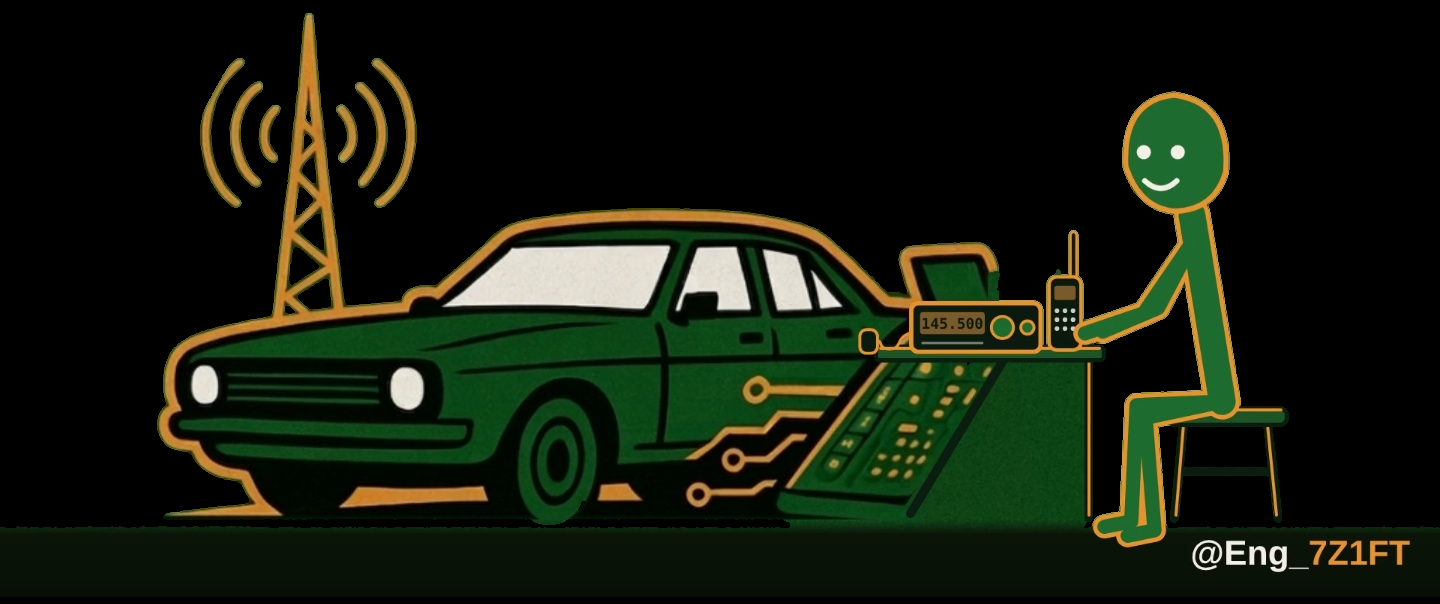
#> input picture stickman/assets/user_scene_ref.png, 1440 x 604 px
$ python make_user_cutout.py
#> lines starting #> are read from the running program, lines starting #| are printed output that depends on the picture; after the words box and inside, x2 and y2 are one past the last pixel; in counts of white or black regions, pixels touching at a corner belong together
"""Scene layer from the user's approved image (assets/user_scene_ref.png, = stage*0.75 cropped at y=275):
remove the character, stool, handheld and the broken laptop lid (redrawn in scene.js)."""
import cv2, numpy as np
im = cv2.imread('assets/user_scene_ref.png', cv2.IMREAD_UNCHANGED)
#> im is the input picture: shape (604, 1440, 4); mean B, G, R, A 13.4, 27.8, 20.8, 114.9
a = im[..., 3].copy()
a[:528, 1092:] = 0                     # character + stool
a[222:353, 1040:1092] = 0              # handheld
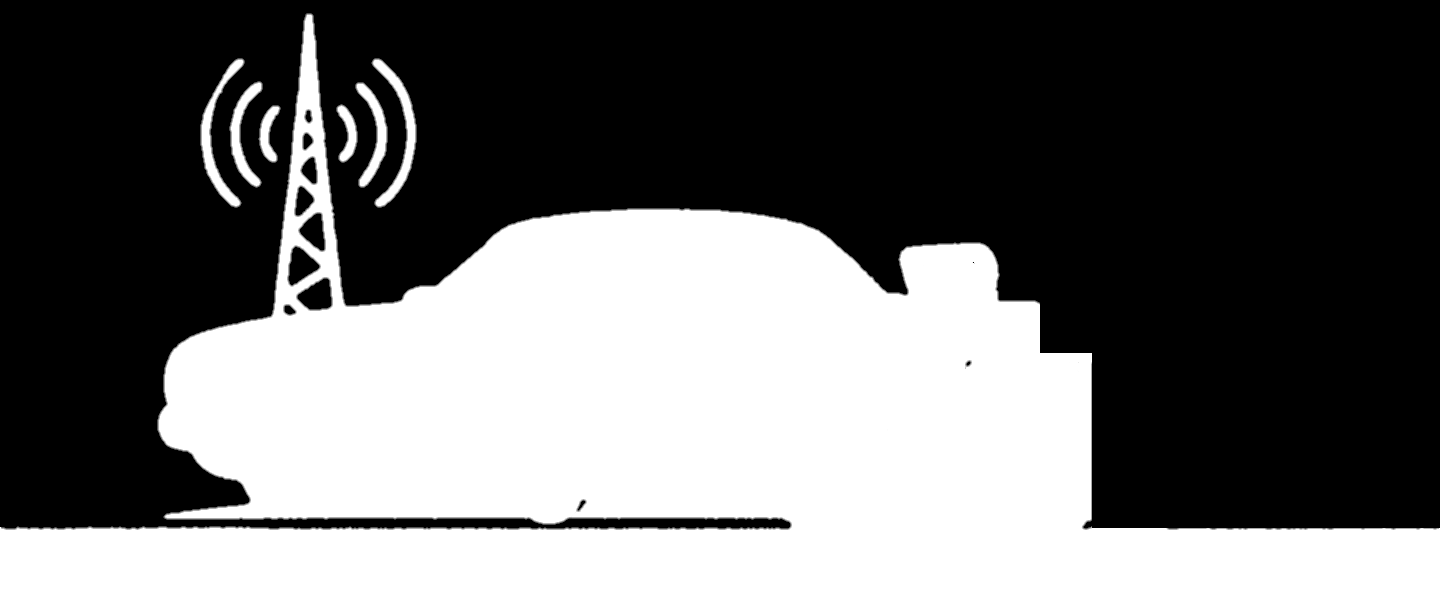
#> a: shape (604, 1440); min 0, max 255, mean 104.6
lid = np.array([[1192,586],[1330,584],[1362,752],[1252,768],[1222,690],[1212,640]], np.float32)
lid = ((lid - [0, 275]) * 0.75).astype(np.int32)                       # stage -> image coords
m = np.zeros(a.shape, np.uint8); cv2.fillPoly(m, [lid], 255); a[m > 0] = 0
#> after `cv2.fillPoly(m, [lid], 255)`:
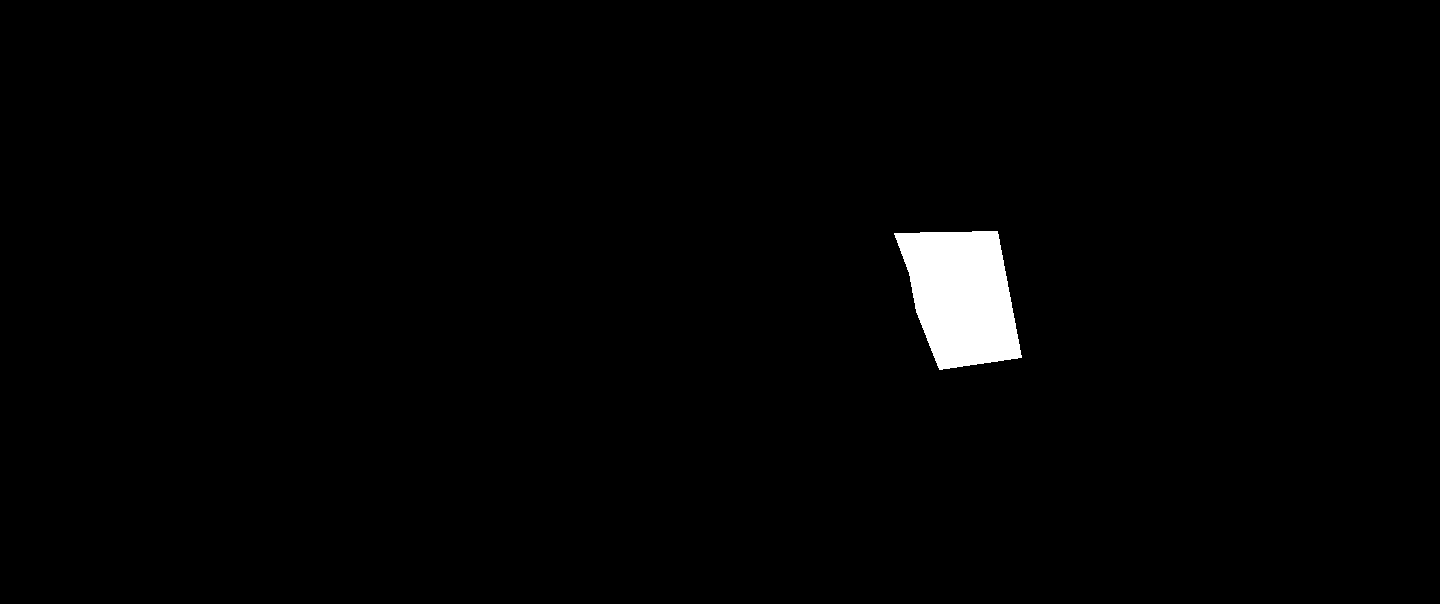
#> m: shape (604, 1440); 1.5% white; 1 white region, box (x1, y1, x2, y2) and area: (894, 231, 1022, 370) 12701
#> after `a[m > 0] = 0`:
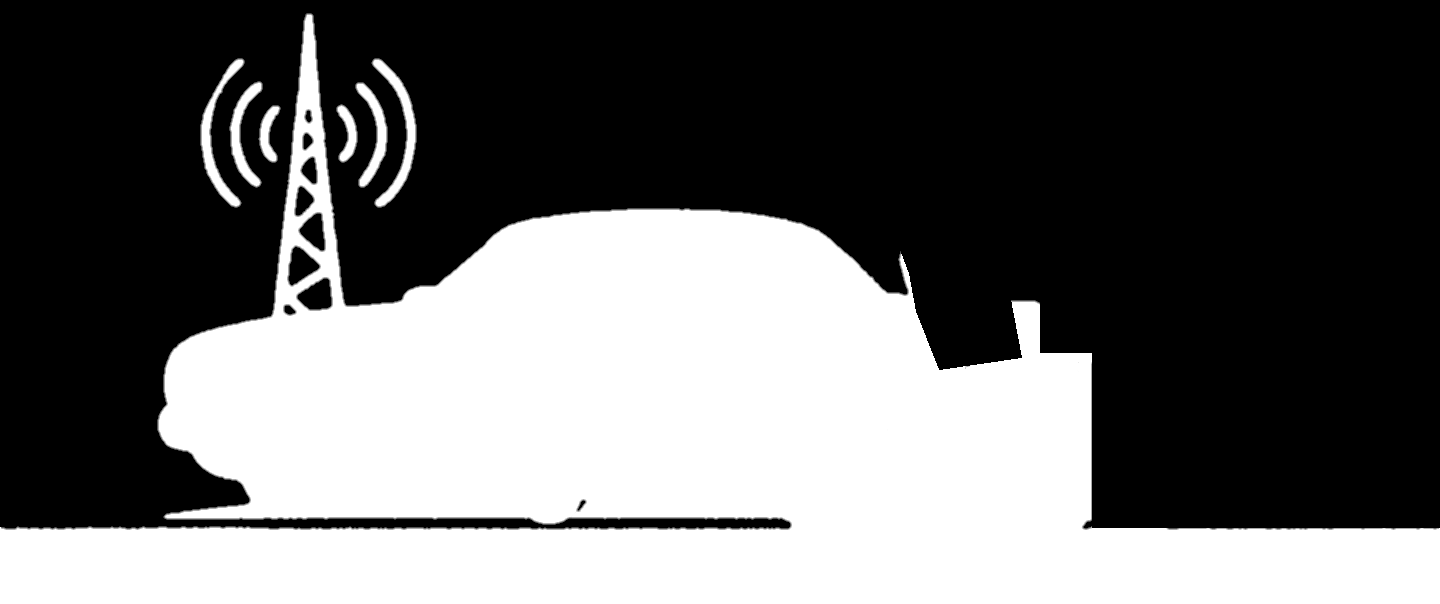
#> a: shape (604, 1440); 1.26% of pixels changed, all inside (x1, y1, x2, y2) = (901, 242, 1022, 370)
r0 = ((np.array([[1330,660],[1400,692]]) - [0, 275]) * 0.75).astype(int); a[r0[0,1]:r0[1,1], r0[0,0]:r0[1,0]] = 0
#> after `a[r0[0, 1]:r0[1, 1], r0[0, 0]:r0[1, 0]] = 0`: a: shape (604, 1440); 0.04% of pixels changed, all inside (x1, y1, x2, y2) = (1011, 300, 1040, 312)
im[..., 3] = a
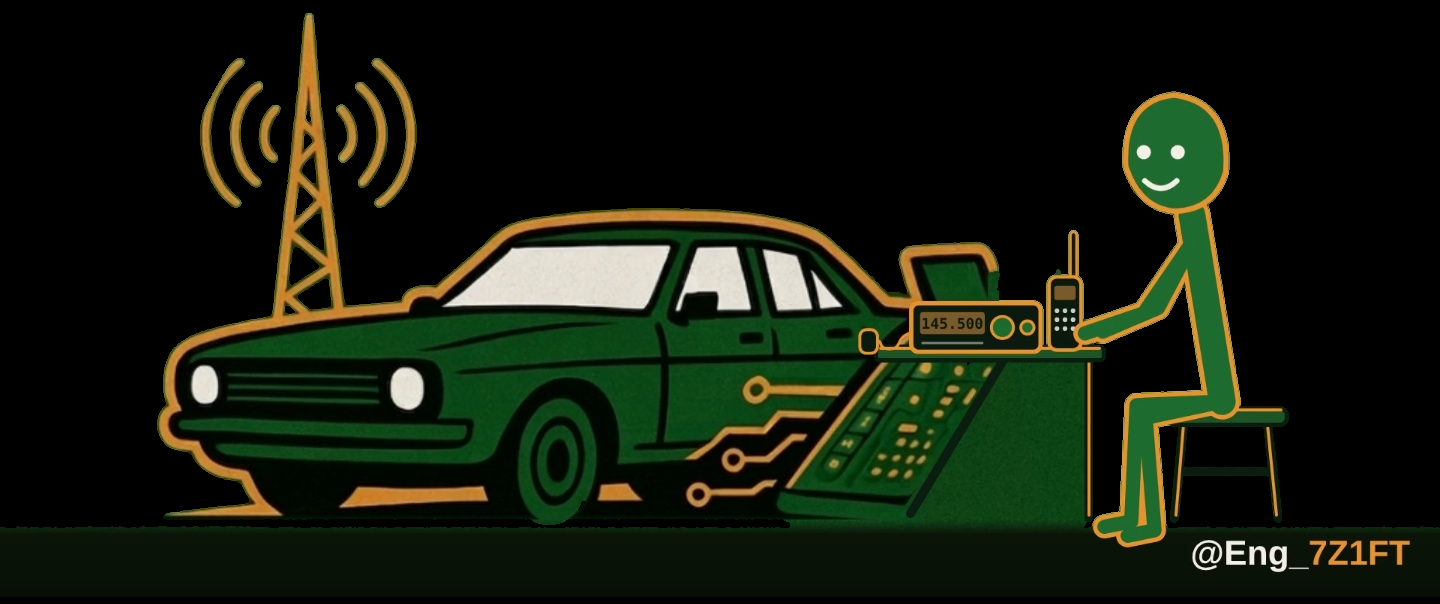
#> im: shape (604, 1440, 4); 5.64% of pixels changed, all inside (x1, y1, x2, y2) = (901, 91, 1439, 528)
big = cv2.resize(im, (1920, 805), interpolation=cv2.INTER_CUBIC)
out = np.zeros((1080, 1920, 4), np.uint8); out[275:1080] = big
#> after `out[275:1080] = big`:
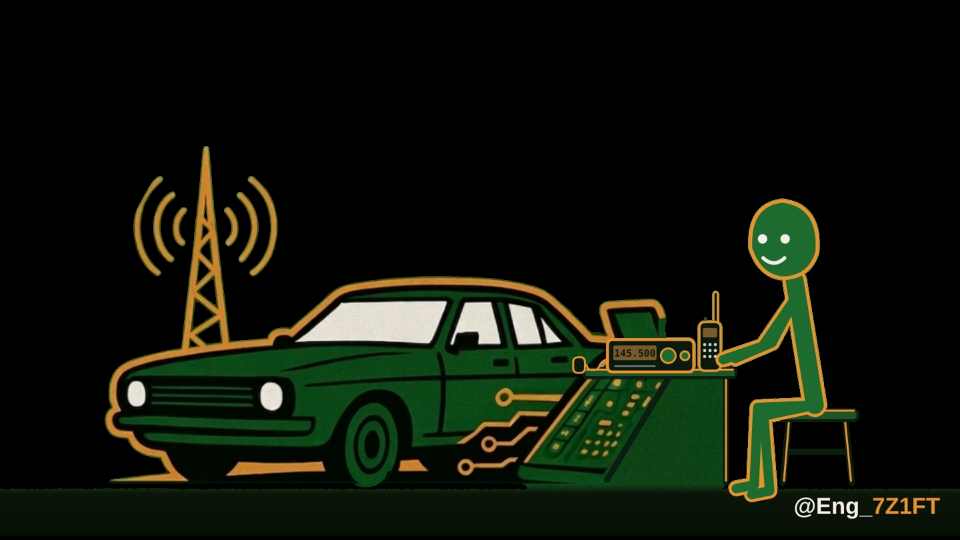
#> out: shape (1080, 1920, 4) (shown at 1/2 size); mean B, G, R, A 10, 20.7, 15.5, 75.5
# white speck next to the tyre: covered by starting the logo strip a few rows higher (842)
cv2.imwrite('assets/logo_cutout.png', out)
# the image ends at the ground line and cuts the tyre: fill that strip (tyre bottom + dark ground) from the logo
logo = cv2.imread('assets/logo_original.png')
#> (the run stopped early here; a loop or call above may not have finished)
